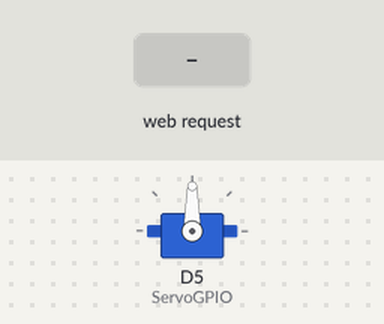
Recording of a sketch running on a simulated ESP8266 (NodeMCU). Shown: servo. The test bench sets the inputs (shaded band). WiFi joins after 1.5 s; servers stay silent unless stated; what the sketch prints to the serial monitor is not drawn.

Above: at 2.7 s.
2.8 s: HTTP request GET /?value= received
At 4.2 s:
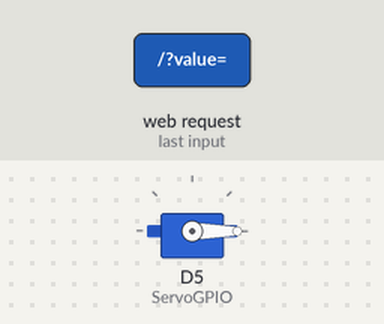
Timing chart, 0 to 5.8 s (numbered marks = the images above; inputs shaded):
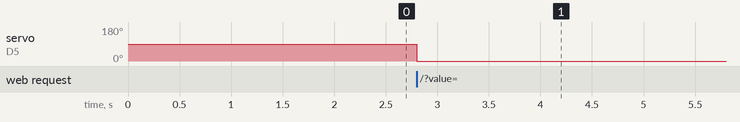

The sketch:

wifi_servo_control.ino
```cpp
#include <ESP8266WiFi.h>
#include <Servo.h>

Servo ObjServo;
static const int ServoGPIO = D5;

const char* ssid = "SSID_NAME";
const char* password = "SSID_PW";

WiFiServer server(80);
String header;
String valueString = String(0);
int positon1 = 0;
int positon2 = 0;

void setup()
{
Serial.begin(115200);
ObjServo.attach(ServoGPIO);
Serial.print("Making connection to ");
Serial.println(ssid);
WiFi.begin(ssid, password);
while (WiFi.status() != WL_CONNECTED) {
delay(500);
Serial.print(".");
}
Serial.println("");
Serial.println("WiFi connected.");
Serial.println("IP address: ");
Serial.println(WiFi.localIP());
server.begin();
}

void loop(){
WiFiClient client = server.available();
if (client)
{

String header = client.readStringUntil('\r');
client.println("HTTP/1.1 200 OK");
client.println("Content-type:text/html");
client.println("Connection: close");
client.println();

client.println("<!DOCTYPE html><html>");
client.println("<head><meta name=\"viewport\" content=\"width=device-width, initial-scale=1\">");
client.println("<title>Servo Angle Controller</title>");
client.println("<link rel=\"icon\" href=\"data:,\">");
client.println("<style>body { text-align: center; font-family: \"Trebuchet MS\", Arial; margin-left:auto; margin-right:auto;}");
client.println(".headertext{ font-weight:bold; font-family:Arial ; text-align: center; color: brown ;}");
client.println(".slider { width: 500px; }</style>");
client.println("<script src=\"https://ajax.googleapis.com/ajax/libs/jquery/3.3.1/jquery.min.js\"></script>");

client.println("</head><body><h1><u><div class = \"headertext\"> Web Server based Servo Angle Controller</u></h1>");
client.println("<p><h3>Angle</h3><span id=\"servoPos\"></span></p>");
client.println("<input type=\"range\" min=\"0\" max=\"180\" class=\"slider\" id=\"servoSlider\" onchange=\"servo(this.value)\" value=\""+valueString+"\"/>");

client.println("<script>var slider = document.getElementById(\"servoSlider\");");
client.println("var servoP = document.getElementById(\"servoPos\"); servoP.innerHTML = slider.value;");
client.println("slider.oninput = function() { slider.value = this.value; servoP.innerHTML = this.value; }");
client.println("$.ajaxSetup({timeout:1000}); function servo(pos) { ");
client.println("$.get(\"/?value=\" + pos + \"&\"); {Connection: close};}</script>");
client.println("</body></html>");

if(header.indexOf("GET /?value=")>=0)
{
positon1 = header.indexOf('=');
positon2 = header.indexOf('&');
valueString = header.substring(positon1+1, positon2);

ObjServo.write(valueString.toInt());
Serial.println(valueString);
}

header = "";
client.stop();
Serial.println("");
}
}
```

Measured:
- after the input at 2.8 s, servo on D5 (ServoGPIO): 90° → 0° at once
